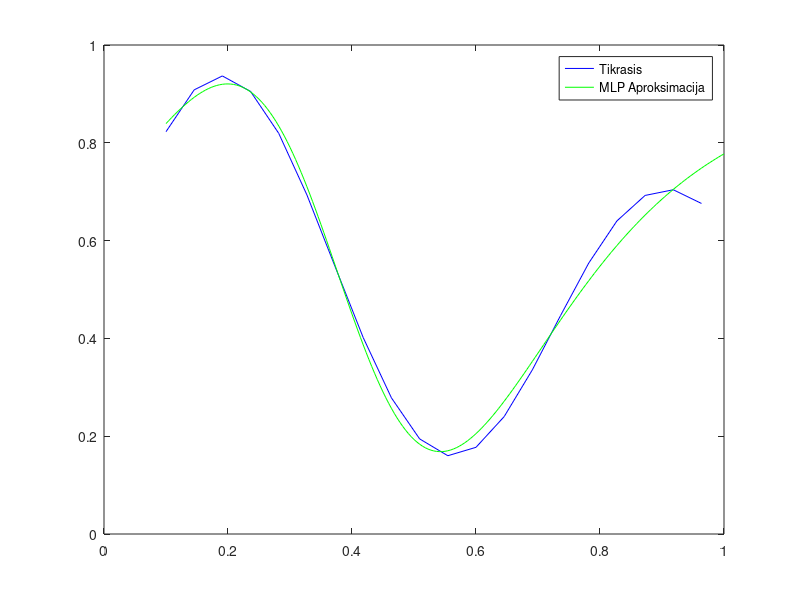

The MATLAB script that drew this image:
clc;
clear;

% Įvestis ir norimas išvesties rezultatas
x = 0.1:1/22:1;
d = (1 + 0.6 * sin(2 * pi * x / 0.7) + 0.3 * sin(2 * pi * x)) / 2;

% Neuronų skaičius paslėptajame sluoksnyje
H = 6;

% Inicializuojame svorius ir poslinkius paslėptam sluoksniui
w_hidden = rand(1, H); % 1xH matrica svoriams nuo įvesties iki paslėptojo sluoksnio
b_hidden = rand(1, H); % 1xH matrica paslėptojo sluoksnio poslinkiams

% Inicializuojame svorius ir poslinkius išvesties sluoksniui
w_output = rand(H, 1); % Hx1 matrica svoriams nuo paslėptojo iki išvesties sluoksnio
b_output = rand(1);    % Poslinkis išvesties sluoksniui

eta = 0.01; % Mokymosi tempas

% Mokymas naudojant atgalinio sklidimo algoritmą
for epoch = 1:50000
    for i = 1:length(x)
        % Paslėptasis sluoksnis
        v_hidden = x(i) * w_hidden + b_hidden;
        y_hidden = tanh(v_hidden); % Hiperbolinė tangento aktyvavimo funkcija

        v_output = y_hidden * w_output + b_output;
        y_output = v_output; % Tiesinė aktyvavimo funkcija išvesties sluoksniui

        % Klaidos skaičiavimas
        e = d(i) - y_output;

        % Skaičiuojamas klaidos gradientas
        delta_output = e;
        delta_hidden = (1 - y_hidden.^2) .* (delta_output * w_output');

        % Atnaujiname svorius
        % Išėjimo sluoksnis
        w_output = w_output + eta * y_hidden' * delta_output;
        b_output = b_output + eta * delta_output;
        % Paslėptasis sluoksnis
        w_hidden = w_hidden + eta * x(i) * delta_hidden;
        b_hidden = b_hidden + eta * delta_hidden;
    end
end

% Testuojame MLP
X_test = 0.1:1/220:1;
Y_test = zeros(1, length(X_test));

for i = 1:length(X_test)
    v_hidden_test = X_test(i) * w_hidden + b_hidden;
    y_hidden_test = tanh(v_hidden_test);
    v_output_test = y_hidden_test * w_output + b_output;
    Y_test(i) = v_output_test;
end

% Braižome grafiką
plot(x, d, 'b', X_test, Y_test, 'g');
legend('Tikrasis', 'MLP Aproksimacija');
